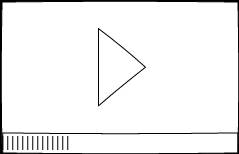
#> input picture v3.0/PaperDT/db/video.png, 239 x 154 px; the run also reads 1 picture not shown here
$ python -i main_old.py   (imports and definitions only)   (older library calls are emulated)
#> lines starting #> are read from the running program, lines starting #| are printed output that depends on the picture; after the words box and inside, x2 and y2 are one past the last pixel; in counts of white or black regions, pixels touching at a corner belong together
import os
import time
import numpy as np
import cv2
import pytesseract
from skimage.measure import compare_ssim

def identify(path):
#> called with path = 'db/video_print.png'
  img = cv2.imread("db/video.png")
#> img is the input picture: shape (154, 239, 3); min 0, max 255, mean 242.2
  img = cv2.cvtColor(img, cv2.COLOR_BGR2GRAY)
#> img: shape (154, 239)
  i1 = cv2.adaptiveThreshold(img,255,cv2.ADAPTIVE_THRESH_GAUSSIAN_C, cv2.THRESH_BINARY,11,2)
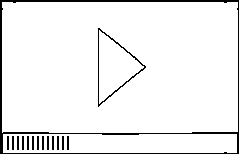
#> i1: shape (154, 239); 94% white; 15 black regions, largest, box (x1, y1, x2, y2) and area: (0, 0, 239, 154) 1586, (98, 28, 146, 107) 257, (7, 136, 9, 150) 28

  im = cv2.imread(path)
  im = cv2.cvtColor(im, cv2.COLOR_BGR2GRAY)
#> im: shape (990, 710); every value is 0
  i2 = cv2.adaptiveThreshold(im,255,cv2.ADAPTIVE_THRESH_GAUSSIAN_C, cv2.THRESH_BINARY,11,2)
#> i2: shape (990, 710); every value is 255

  height = im.shape[0]
#> height = 990
  width = im.shape[1]
#> width = 710
  dim = (width, height)
#> dim = (710, 990)

  #resize image
  resized = cv2.resize(i1, dim, interpolation = cv2.INTER_AREA)
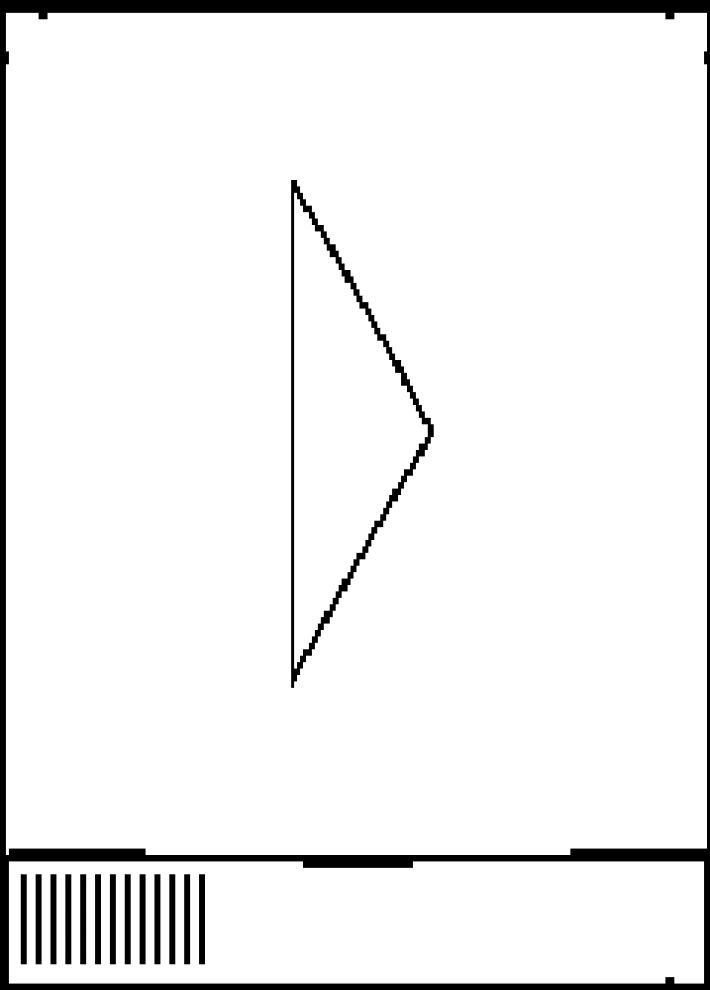
#> resized: shape (990, 710); min 0, max 255, mean 239.7

  (score, diff) = compare_ssim(resized, i2, full=True)
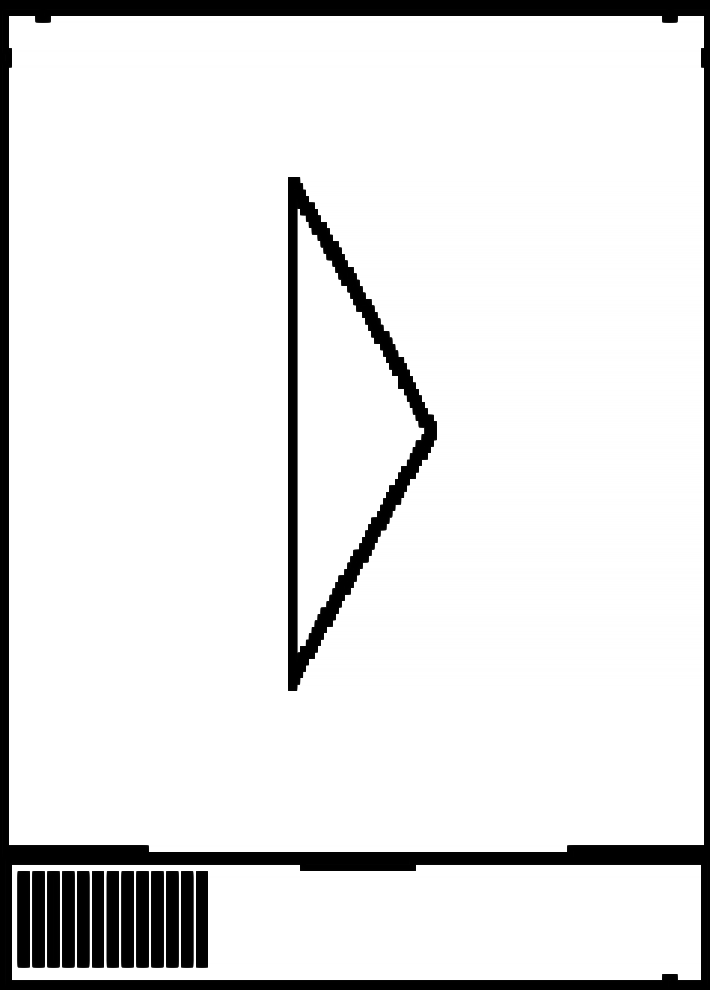
#> diff: shape (990, 710) float64; min 0.0001, max 1, mean 0.894
#> score = 0.907
  diff = (diff * 255).astype("uint8")
  #print("SSIM: {}".format(score))

  if (score> 0.60):
      return ("video")

  img = cv2.imread("db/img.png")
  img = cv2.cvtColor(img, cv2.COLOR_BGR2GRAY)
  i1 = cv2.adaptiveThreshold(img,255,cv2.ADAPTIVE_THRESH_GAUSSIAN_C, cv2.THRESH_BINARY,11,2)

  im = cv2.imread(path)
  im = cv2.cvtColor(im, cv2.COLOR_BGR2GRAY)
  i2 = cv2.adaptiveThreshold(im,255,cv2.ADAPTIVE_THRESH_GAUSSIAN_C, cv2.THRESH_BINARY,11,2)

  height = im.shape[0]
  width = im.shape[1]
  dim = (width, height)

  #resize image
  resized = cv2.resize(i1, dim, interpolation = cv2.INTER_AREA)

  (score, diff) = compare_ssim(resized, i2, full=True)
  diff = (diff * 255).astype("uint8")
  #print("SSIM: {}".format(score))

  if (score> 0.60):
      return ("img")

# [80 lines left out: functions normalizar, deleteextra, getText, not called in this run]

# [3 lines not run here, left out]

#Parameters
escala = 1.21
maxidx = 0
idx = 0
itemlist = []

# [1 line that did not run here, left out]
# [1 line that did not run here, left out]

# [60 lines not run here, left out]

>>> result = identify('db/video_print.png')
